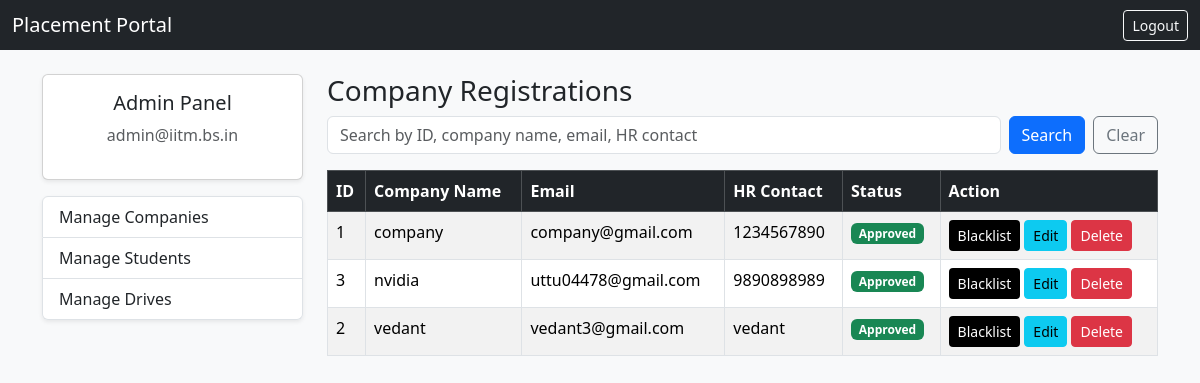
The app's page /admin/companies (signed in), older data.
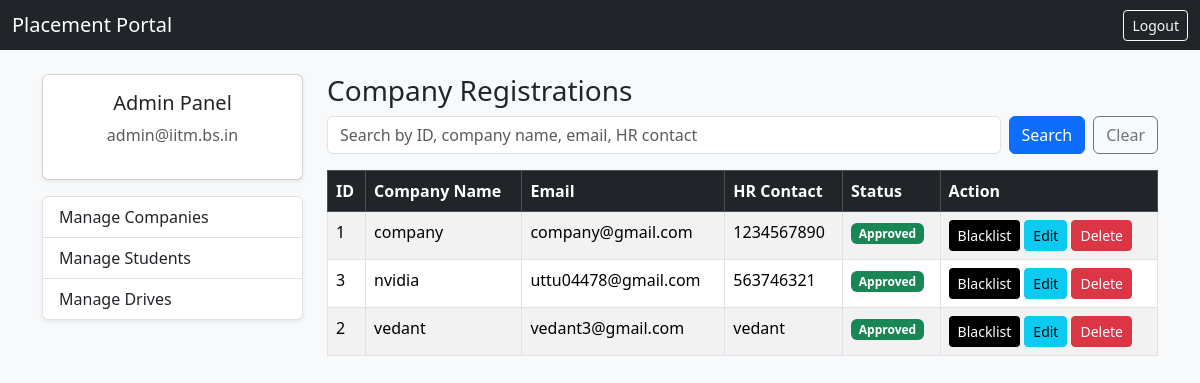
The same page, newer data.
### dp.py (models this page shows)
class User(UserMixin, db.Model):
    __tablename__ = "users"
    id = db.Column(db.Integer, primary_key=True)
    email = db.Column(db.String(120), unique=True, nullable=False)
    password = db.Column(db.String(200), nullable=False)
    role = db.Column(db.String(20), nullable=False)
    student_profile = db.relationship(
        "Student", backref="user"
    )
    company_profile = db.relationship(
        "Company", backref="user"
    )

class Company(db.Model):
    __tablename__ = "companies"
    id = db.Column(db.Integer, primary_key=True)
    user_id = db.Column(
        db.Integer, db.ForeignKey("users.id"), nullable=False
    )
    company_name = db.Column(db.String(150), nullable=False)
    hr_contact = db.Column(db.String(100))
    website = db.Column(db.String(150))
    status = db.Column(db.String(20), default="Pending")
    blacklisted = db.Column(db.Boolean, default=False)

### app.py (the view, shortened to what this page needs)
@app.route("/admin/companies")
@login_required
def admin_companies():
    if current_user.role != "admin":
        abort(403)
    search_query = request.args.get("q", "").strip()
    query = Company.query.join(User, Company.user_id == User.id)
    companies = query.order_by(Company.company_name.asc()).all()
    return render_template(
        "admin_company.html",
        companies=companies,
        search_query=search_query
    )

### app.py (called while the page is built)
@login_manager.user_loader
def load_user(user_id):
    return User.query.get(int(user_id))

### templates/admin_company.html (shortened to what this page needs)
{% extends "admin.html" %}
{% block admin_content %}
<h3>Company Registrations</h3>
<form method="GET" action="/admin/companies" class="d-flex gap-2 mb-3">
    <input
        type="text"
        name="q"
        value="{{ search_query if search_query else '' }}"
        class="form-control"
        placeholder="Search by ID, company name, email, HR contact">
    <button class="btn btn-primary" type="submit">Search</button>
    <a href="/admin/companies" class="btn btn-outline-secondary">Clear</a>
</form>
<table class="table table-bordered table-striped">
    <thead class="table-dark">
        <tr>
            <th>ID</th>
            <th>Company Name</th>
            <th>Email</th>
            <th>HR Contact</th>
            <th>Status</th>
            <th>Action</th>
        </tr>
    </thead>
    <tbody>
        {% for company in companies %}
        <tr>
            <td>{{ company.id }}</td>
            <td>{{ company.company_name }}</td>
            <td>{{ company.user.email }}</td>
            <td>{{ company.hr_contact }}</td>
            <td>
                {% if company.status == "Pending" %}
                <span class="badge bg-warning">Pending</span>
                {% elif company.status == "Approved" %}
                <span class="badge bg-success">Approved</span>
                {% elif company.status == "Rejected" %}
                <span class="badge bg-danger">Rejected</span>
                {% elif company.blacklisted %}
                <span class="badge bg-black">Blacklisted</span>
                {% endif %}
            </td>
            <td>
                <div class="d-flex flex-row gap-1">
                {% if company.status == "Pending" %}
                <form method="POST" action="/admin/companies/approve/{{ company.id }}">
                    <button class="btn btn-sm btn-success">
                        Approve
                    </button>
                </form>
                <form method="POST" action="/admin/companies/reject/{{ company.id }}">
                    <button class="btn btn-sm btn-outline-danger">
                        Reject
                    </button>
                </form>
                {% elif company.status == "Approved" %}
                <form method="POST" action="/admin/companies/blacklist/{{ company.id }}">
                    <button class="btn btn-sm bg-black text-white">
                        Blacklist
                    </button>
                </form>
                {% elif company.blacklisted %}
                <form method="POST" action="/admin/companies/unblacklist/{{ company.id }}">
                    <button class="btn btn-sm btn-secondary">
                        Unblacklist
                    </button>
                </form>
                {% elif company.status == "Rejected" %}
                <form method="POST" action="/admin/companies/approve/{{ company.id }}">
                    <button class="btn btn-sm btn-success">
                        Approve
                    </button>
                </form>
                {% endif %}
                <a href="/admin/companies/edit/{{ company.id }}" class="btn btn-sm btn-info">
                    Edit
                </a>
                <form method="POST" action="/admin/companies/delete/{{ company.id }}" >
                    <button class="btn btn-sm btn-danger"
                            onclick="return confirm('Delete this company, its drives, and all related applications?');">
                        Delete
                    </button>
                </form>
                </div>
            </td>
        </tr>
        {% endfor %}
    </tbody>
</table>
{% endblock %}

### templates/admin.html (shortened to what this page needs)
{% extends "index.html" %}
{% block content %}
<div class="row">
    <div class="col-md-3">
        <div class="card shadow-sm mb-3">
            <div class="card-body text-center">
                <h5 class="card-title">Admin Panel</h5>
                <p class="text-muted">
                    {{ current_user.email }}
                </p>
            </div>
        </div>
        <div class="list-group shadow-sm">
            <a href="/admin/companies" class="list-group-item list-group-item-action">
                Manage Companies
            </a>
            <a href="/admin/students" class="list-group-item list-group-item-action">
                Manage Students
            </a>
            <a href="/admin/drives" class="list-group-item list-group-item-action">
                Manage Drives
            </a>
        </div>
    </div>
    <div class="col-md-9">
        {% block admin_content %}{% endblock %}
    </div>
</div>
{% endblock %}

### templates/index.html (shortened to what this page needs)
<!DOCTYPE html>
<html lang="en">
<head>
    <link href="https://cdn.jsdelivr.net/npm/bootstrap@5.3.2/dist/css/bootstrap.min.css" rel="stylesheet">
</head>
<body class="bg-light">
    <nav class="navbar navbar-dark bg-dark">
        <div class="container-fluid">
            <span class="navbar-brand mb-0 h1">Placement Portal</span>
            <div class="d-flex ms-auto">
                {% if current_user.is_authenticated %}
                <a href="/logout" class="btn btn-outline-light btn-sm">
                    Logout
                </a>
                {% endif %}
            </div>
    </nav>
    <div class="container mt-4">
        {% block content %}{% endblock %}
    </div>
</body>
</html>

Row changes from the older to the newer data that the page shows:
changed Company "nvidia": hr_contact "9890898989" → "563746321"
